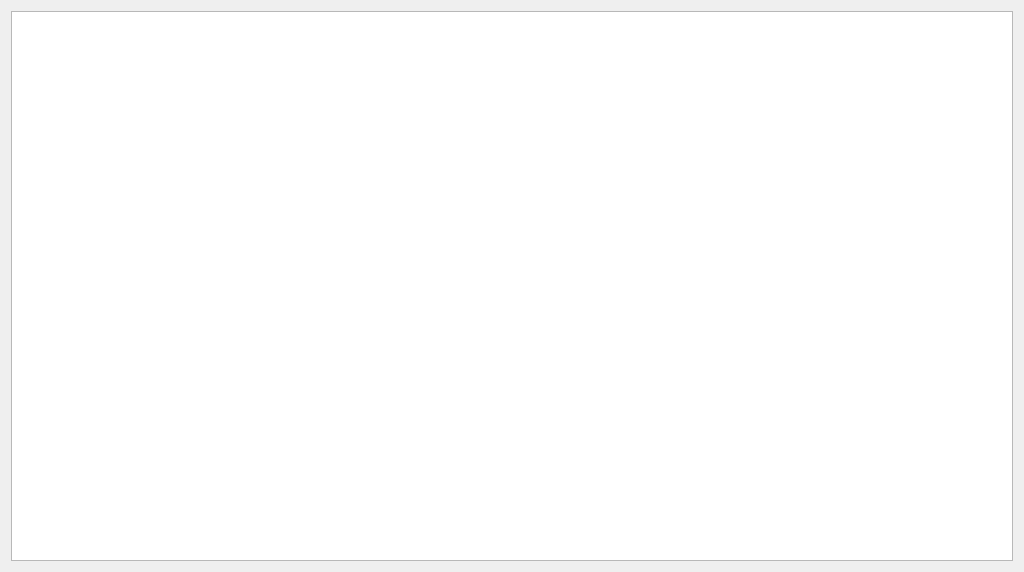
<?xml version="1.0" encoding="UTF-8"?>
<ui version="4.0">
 <class>MainWindow</class>
 <widget class="QMainWindow" name="MainWindow">
  <property name="geometry">
   <rect>
    <x>0</x>
    <y>0</y>
    <width>1024</width>
    <height>572</height>
   </rect>
  </property>
  <property name="windowTitle">
   <string>MainWindow</string>
  </property>
  <widget class="QWidget" name="centralWidget">
   <layout class="QGridLayout" name="gridLayout">
    <item row="0" column="0">
     <widget class="QGraphicsView" name="graphicsView">
      <property name="verticalScrollBarPolicy">
       <enum>Qt::ScrollBarAlwaysOff</enum>
      </property>
      <property name="horizontalScrollBarPolicy">
       <enum>Qt::ScrollBarAlwaysOff</enum>
      </property>
      <property name="dragMode">
       <enum>QGraphicsView::ScrollHandDrag</enum>
      </property>
     </widget>
    </item>
   </layout>
  </widget>
 </widget>
 <layoutdefault spacing="6" margin="11"/>
 <resources/>
 <connections/>
</ui>
